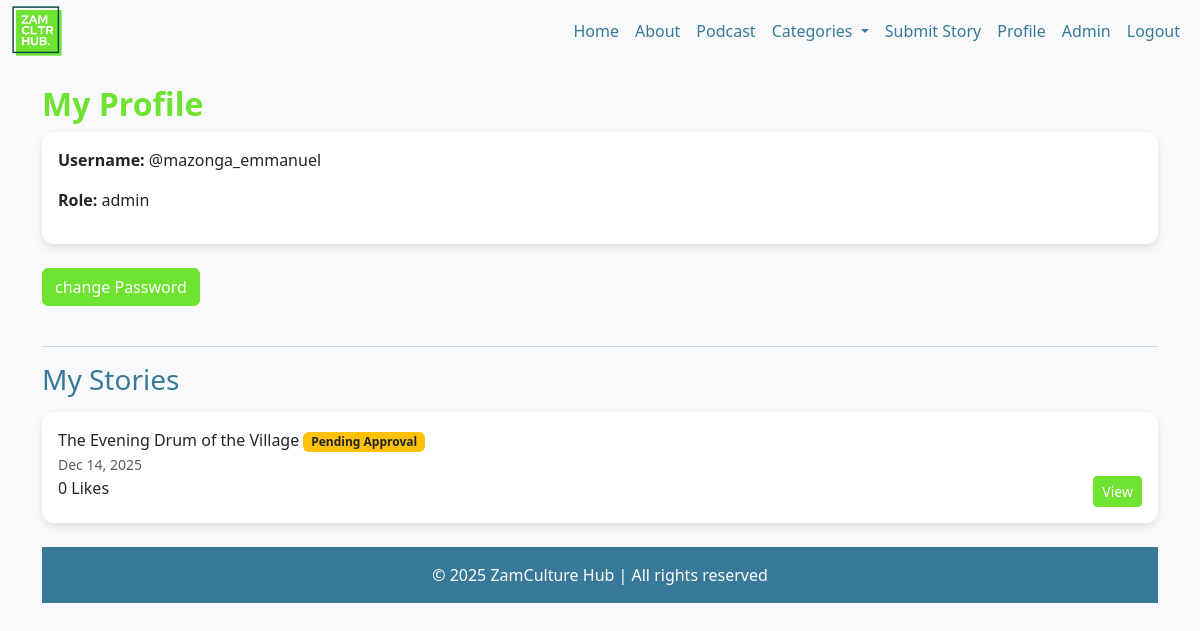
Page /profile (signed in) on the earlier database version.
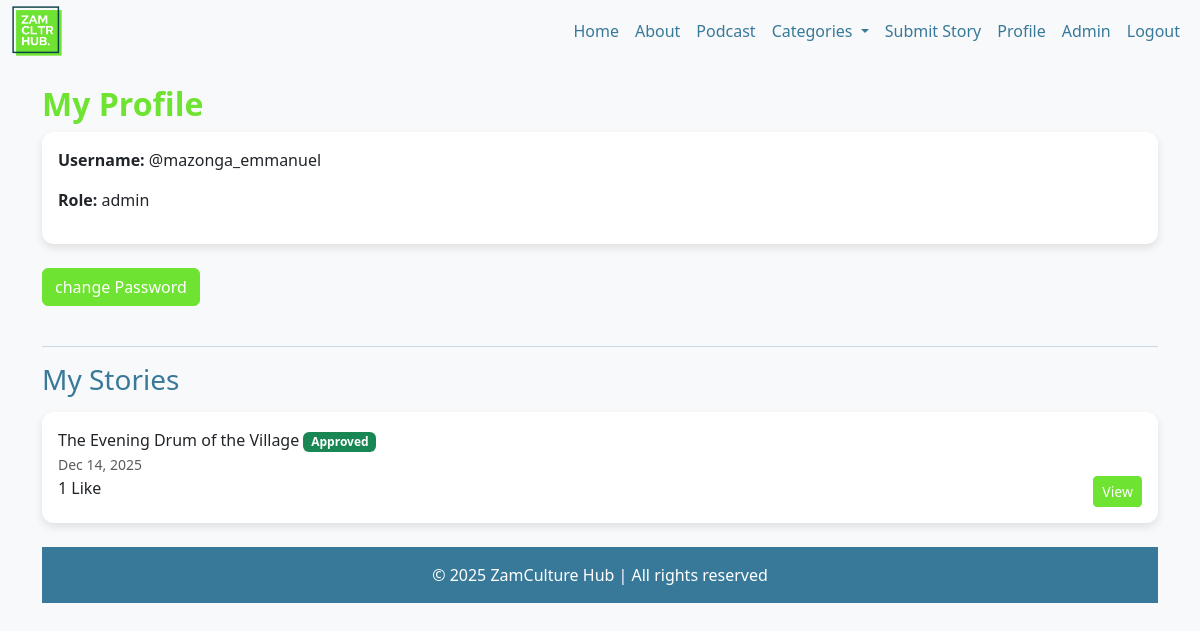
Same page on the later database version.
### tables this page shows
CREATE TABLE stories (
    id INTEGER PRIMARY KEY AUTOINCREMENT,
    user_id INTEGER,
    title TEXT NOT NULL,
    content TEXT NOT NULL,
    category TEXT,
    image_path TEXT,
    created_at DATETIME DEFAULT CURRENT_TIMESTAMP,
    approved INTEGER DEFAULT 0,
    FOREIGN KEY (user_id) REFERENCES users(id)
);

### app.py (the view)
@app.route("/profile")
def profile():
    if not session.get("user_id"):
        flash("login required to access profile")
        return redirect("/login")
    user_id = session["user_id"]
    user = db.execute("SELECT * FROM users WHERE id = ?", user_id)[0]
    stories = db.execute("""
    SELECT stories.id,
        stories.title,
        stories.category,
        stories.created_at,
        stories.approved,
        users.username,
        COUNT(likes.id) AS like_count
    FROM stories
    JOIN users ON stories.user_id = users.id
    LEFT JOIN likes ON stories.id = likes.story_id
    WHERE stories.user_id = ?
    GROUP BY stories.id, users.username
    ORDER BY stories.created_at DESC
""", session["user_id"])
    for story in stories:
        if isinstance(story['created_at'], str):
            story['created_at'] = datetime.strptime(story['created_at'], '%Y-%m-%d %H:%M:%S')
    return render_template("profile.html", user=user, stories=stories)

### app.py (called while the page is built)
@app.context_processor
def inject_category_counts():
    rows = db.execute("""
        SELECT category, COUNT(*) AS count
        FROM stories
        WHERE approved = 1
        GROUP BY category;
    """)
    category_counts = {row['category']: row['count'] for row in rows}
    return dict(category_counts=category_counts)

### templates/profile.html (shortened to what this page needs)
{% extends "layout.html" %}
{% block main %}
<h2 classs="mb-3">
    My Profile
</h2>
<div class="card mb-4">
    <div class="card-body">
        <p><strong>Username:</strong> {{ user.username }}</p>
        <p><strong>Role:</strong> {{ user.role }}</p>
    </div>
</div>
<a class="btn btn-primary mb-4" href="{{ url_for('password') }}">
    change Password
</a>
<hr>
<h3 class="mb-3">
    My Stories
</h3>
<div class="card mb-4">
    <div class="card-body">
        {% if stories %}
            <div class="list_group">
                {% for story in stories %}
                    <div class="list-group-item">
                        <span>
                            {{ story.title }}
                            {% if not story.approved %}
                                <span class="badge bg-warning text-dark">Pending Approval</span>
                            {% else %}
                                <span class="badge bg-success">Approved</span>
                            {% endif %}
                        </span>
                    </div>
                    <div>
                        <small class="text-muted">{{ story.created_at.strftime("%b %d, %Y") }}</small>
                    </div>
                    <div>
                        {{ story.like_count }}
                        {% if story.like_count == 1 %}Like{% else %}Likes{% endif %}
                        <a href="{{ url_for('story', story_id=story.id) }}" class="btn btn-sm btn-primary float-end">View</a>
                    </div>
                {% endfor%}
            </div>
        {% else %}
            <p>You have not submitted any stories yet.</p>
        {% endif %}
    </div>
</div>
<div class="mt-4 footer-opacity-50">
    <footer class="text-center py-3">
        <p class="mb-0">&copy; 2025 ZamCulture Hub | All rights reserved</p>
    </footer>
</div>
{% endblock %}

Differences in the rows shown:
changed stories "The Evening Drum of the Village": like_count "0" → "1"; approved "Pending Approval" → "Approved"; text "Likes" → "Like"
